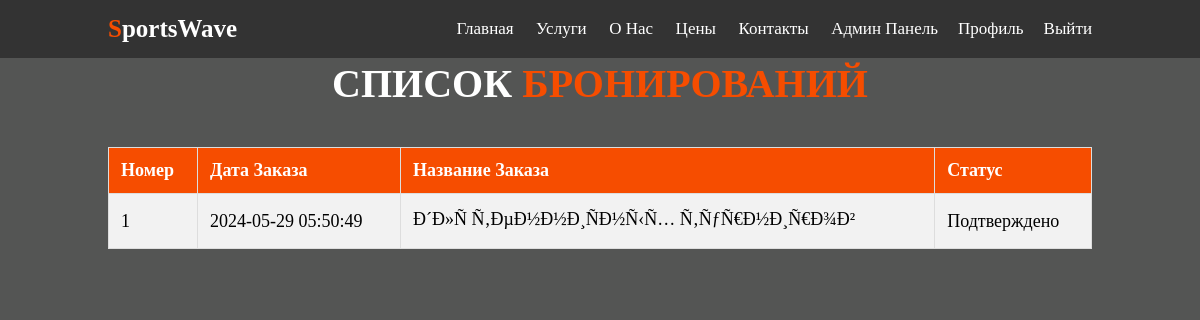
The app's page /assets/pages/tools/profile.php (signed in) with its own data.
### tables this page shows
CREATE TABLE `orders` (
  `id` int(11) NOT NULL,
  `user_id` int(11) NOT NULL,
  `tariff_id` int(11) NOT NULL,
  `timestamp` timestamp NULL DEFAULT CURRENT_TIMESTAMP,
  `status` varchar(255) DEFAULT 'ожидание'
);

CREATE TABLE `tariffs` (
  `id` int(11) NOT NULL,
  `event_type` varchar(255) DEFAULT NULL,
  `amount` decimal(10,2) DEFAULT NULL
);

### assets/pages/tools/profile.php (the view, shortened to what this page needs)
<?php
include '../../pages/system_files/db_connect.php';
$user_id = $_SESSION['user_id'];
$query = "SELECT orders.id, orders.timestamp AS order_date, tariffs.event_type AS order_name, orders.status
          FROM orders
          JOIN tariffs ON orders.tariff_id = tariffs.id
          WHERE orders.user_id = ?";
$stmt = $conn->prepare($query);
$stmt->bind_param("i", $user_id);
$stmt->execute();
$result = $stmt->get_result();
?>
<!doctype html>
<html lang="en">
<head>
    <link rel="stylesheet" href="https://unpkg.com/swiper/swiper-bundle.min.css" />
    <link rel="stylesheet" href="https://cdnjs.cloudflare.com/ajax/libs/font-awesome/5.15.4/css/all.min.css">
    <link rel="stylesheet" href="../../../assets/css/index/index.css">
</head>
<body>
<?php include '../../../assets/pages/tools/header.php'; ?>
<section class="bookings" id="bookings">
        <h1 class="heading"> <span></span></h1>
    <h1 class="heading"> <span></span></h1>
    <h1 class="heading">Список <span>бронирований</span></h1>
    <table>
        <tr>
            <th>Номер</th>
            <th>Дата заказа</th>
            <th>Название заказа</th>
            <th>Статус</th>
        </tr>
        <?php
        if ($result->num_rows > 0) {
            $num_rows = $result->num_rows;
            while ($row = $result->fetch_assoc()) {
                echo "<tr>";
                echo "<td>" . $num_rows-- . "</td>";
                echo "<td>" . $row['order_date'] . "</td>";
                echo "<td>" . $row['order_name'] . "</td>";
                $status_translation = array(
                    'pending' => 'Ожидание',
                    'confirmed' => 'Подтверждено',
                    'cancelled' => 'Отменено'
                );
                echo "<td>" . (isset($status_translation[$row['status']]) ? $status_translation[$row['status']] : 'Неизвестный статус') . "</td>";
                echo "</tr>";
            }
        } else {
            echo "<tr><td colspan='4'>Нет доступных бронирований.</td></tr>";
        }
        ?>
    </table>
</section>
</body>
</html>

### assets/css/index/index.css (style rules this page uses)
:root { --main-color: #f64d00; }
* { margin:0; padding:0; box-sizing: border-box; outline: none; border:none; text-decoration: none; text-transform: capitalize; transition: .2s linear; }
html { font-size: 62.5%; overflow-x: hidden; scroll-padding-top: 7rem; scroll-behavior: smooth; }
body { background: rgb(84 85 84); }
section { padding:2rem 9%; }
.heading { text-align: center; padding-bottom: 2rem; color:#fff; text-transform: uppercase; font-size: 4rem; }
.heading span { color:var(--main-color); text-transform: uppercase; }
table { width: 100%; border-collapse: collapse; margin-top: 2rem; background-color: white; color: black; }
th, td { border: 1px solid #ddd; padding: 12px; text-align: left; font-size: 18px; }
th { background-color: var(--main-color); color: white; }
tr:nth-child(even) { background-color: #f2f2f2; }

### records on screen
orders: timestamp "2024-05-29 05:50:49", tariff.event_type "Ð´Ð»Ñ Ñ‚ÐµÐ½Ð½Ð¸ÑÐ½Ñ‹Ñ… Ñ‚ÑƒÑ€Ð½Ð¸Ñ€Ð¾Ð²", status "Подтверждено"
